Frame 1 (no input): blank canvas, image omitted
Frame 60 (the mouse pressed at the canvas centre just before this capture): blank canvas, image omitted
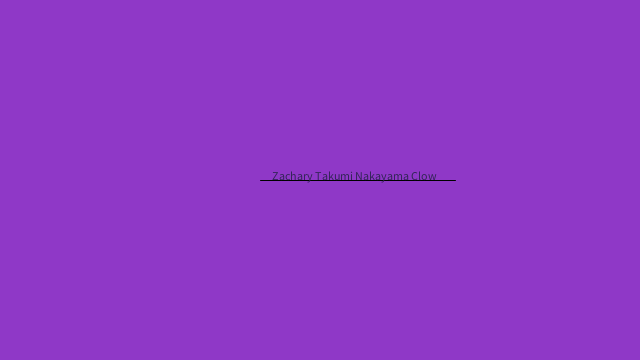
Frame 120 (the mouse held since frame 60 and released just before this capture)

The Processing sketch whose frames 1 and 60 were blank and that drew this single picture after the mouse press (run headless with seeded random() and noise(); from frame 60 on, the mouse is pressed at the canvas centre):

// Processing sketch: processing_30319
// ── processing_30319.pde

void setup(){
  size(640, 360); //resizing window
   background(165,293,4);//setting background color
   text("Zac", 280,180);
}
 
void draw(){
if(mousePressed == true){
  background(143,56,199);
  line(260,180, 455 ,180);
  text(" Zachary Takumi Nakayama Clow", 270,180);
  fill(50,36,87);
   
  }
}
